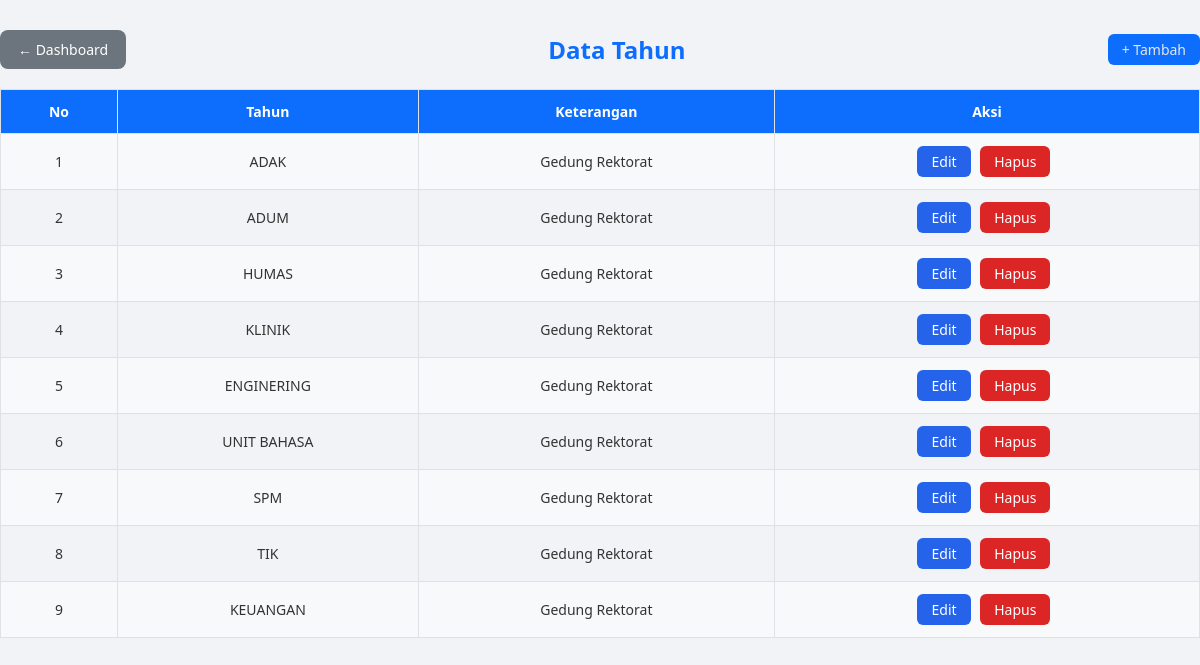
Page /ruang/index.php on the earlier database version.
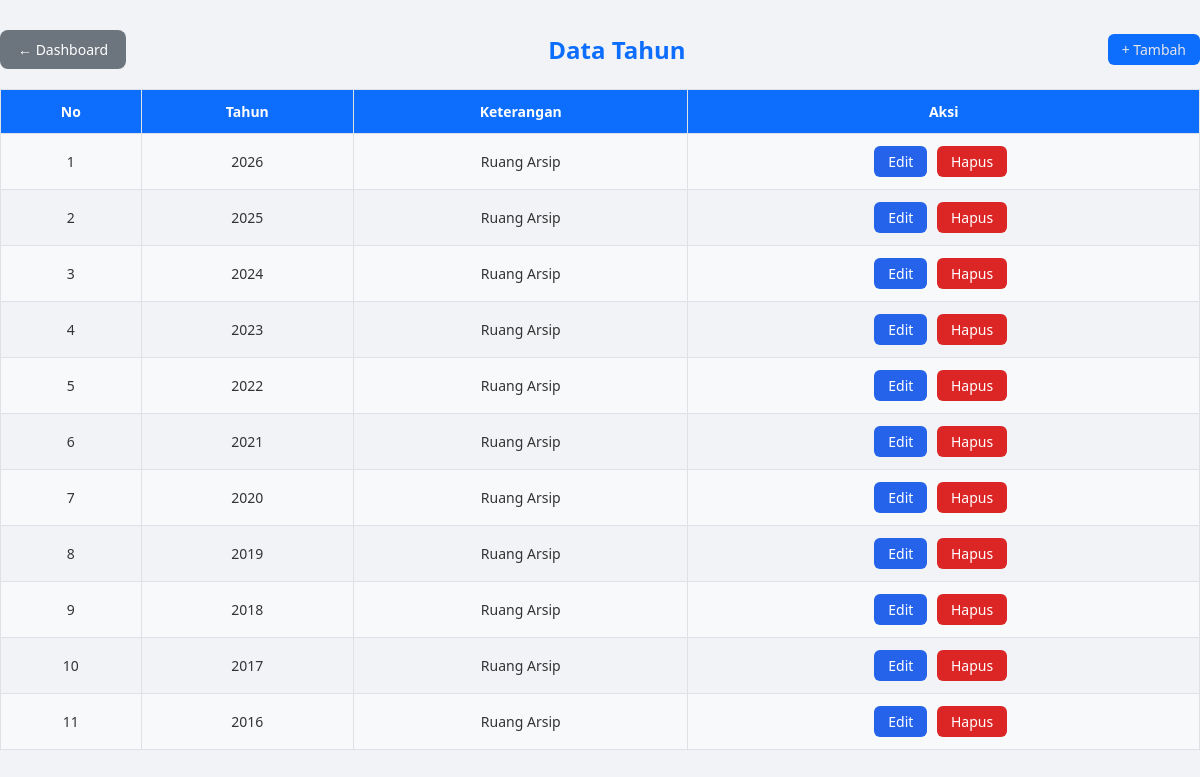
Same page on the later database version.
### tables this page shows
CREATE TABLE `ruang` (
  `id` int NOT NULL,
  `nama_ruang` varchar(100) DEFAULT NULL,
  `keterangan` text
);

### ruang/index.php (the view, shortened to what this page needs)
<?php
include "../config/koneksi.php";
$data = mysqli_query($conn, "SELECT * FROM ruang ORDER BY id DESC");
?>
<!DOCTYPE html>
<html lang="id">
<head>
    <link rel="stylesheet" href="../assets/css/ruang.css">
</head>
<body>
<div class="header">
    <a href="../dashboard.php" class="btn-back">← Dashboard</a>
    <h2>Data Tahun</h2>
    <a href="tambah.php" class="btn">+ Tambah </a>
</div>
<table>
    <tr>
        <th>No</th>
        <th>Tahun</th>
        <th>Keterangan</th>
        <th>Aksi</th>
    </tr>
    <?php $no=1; while($r = mysqli_fetch_assoc($data)){ ?>
    <tr>
        <td><?= $no++ ?></td>
        <td><?= $r['nama_ruang'] ?></td>
        <td><?= $r['keterangan'] ?></td>
        <td>
                <a href="edit.php?id=<?= $r['id'] ?>" class="btn btn-edit">Edit</a>
        <a href="hapus.php?id=<?= $r['id'] ?>" class="btn btn-delete"
        onclick="return confirm('Hapus ruang ini?')">Hapus</a>
        </td>
    </tr>
    <?php } ?>
</table>
</body>
</html>

### assets/css/ruang.css (style rules this page uses)
* { margin: 0; padding: 0; box-sizing: border-box; font-family: "Segoe UI", Tahoma, Arial, sans-serif; }
body { background: #f1f3f6; color: #333; }
.header { max-width: 1200px; margin: 30px auto 20px; display: flex; justify-content: space-between; align-items: center; }
.header h2 { color: #0d6efd; font-size: 24px; }
.btn, .btn-back { text-decoration: none; padding: 10px 18px; border-radius: 8px; font-size: 14px; font-weight: 500; transition: 0.2s ease; }
.btn { background: #0d6efd; color: #e7e6ea; }
.btn-back { background: #6c757d; color: #fff; }
table { width: 100%; border-collapse: collapse; font-size: 14px; }
table th { background: #0d6efd; color: #fff; padding: 12px; text-align: center; border: 1px solid #dee2e6; }
table td { padding: 12px; border: 1px solid #dee2e6; text-align: center; }
table tr:nth-child(even) { background: #f8f9fa; }
.btn { display: inline-block; padding: 6px 14px; border-radius: 6px; font-size: 14px; font-weight: 500; text-decoration: none; transition: 0.2s ease-in-out; }
.btn-edit { background: #2563eb; color: #fff; }
.btn-delete { background: #dc2626; color: #fff; }
td .btn { margin-right: 6px; }

Differences in the rows shown:
removed ruang: nama_ruang "ADAK", keterangan "Gedung Rektorat"
removed ruang: nama_ruang "ADUM", keterangan "Gedung Rektorat"
removed ruang: nama_ruang "HUMAS", keterangan "Gedung Rektorat"
removed ruang: nama_ruang "KLINIK", keterangan "Gedung Rektorat"
removed ruang: nama_ruang "ENGINERING", keterangan "Gedung Rektorat"
removed ruang: nama_ruang "UNIT BAHASA", keterangan "Gedung Rektorat"
removed ruang: nama_ruang "SPM", keterangan "Gedung Rektorat"
removed ruang: nama_ruang "TIK", keterangan "Gedung Rektorat"
removed ruang: nama_ruang "KEUANGAN", keterangan "Gedung Rektorat"
added ruang: nama_ruang "2026", keterangan "Ruang Arsip"
added ruang: nama_ruang "2025", keterangan "Ruang Arsip"
added ruang: nama_ruang "2024", keterangan "Ruang Arsip"
added ruang: nama_ruang "2023", keterangan "Ruang Arsip"
added ruang: nama_ruang "2022", keterangan "Ruang Arsip"
added ruang: nama_ruang "2021", keterangan "Ruang Arsip"
added ruang: nama_ruang "2020", keterangan "Ruang Arsip"
added ruang: nama_ruang "2019", keterangan "Ruang Arsip"
added ruang: nama_ruang "2018", keterangan "Ruang Arsip"
added ruang: nama_ruang "2017", keterangan "Ruang Arsip"
added ruang: nama_ruang "2016", keterangan "Ruang Arsip"
